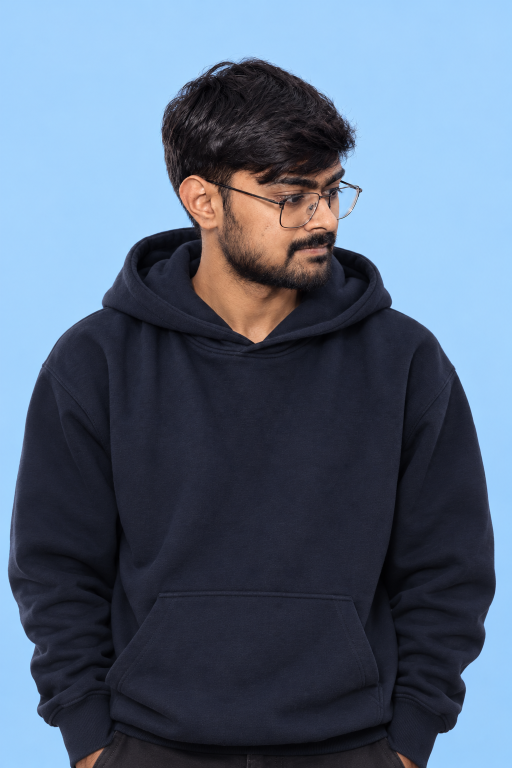
#> input picture currentWebsiteAssets/ashish-hero-v2b.png, 1024 x 1536 px (shown at 1/2 size)
$ python build_hero_v2.py ../../currentWebsiteAssets/ashish-hero-v2b.png ../../currentWebsiteAssets/ashish-hero-v2b.png
#> lines starting #> are read from the running program, lines starting #| are printed output that depends on the picture; after the words box and inside, x2 and y2 are one past the last pixel; in counts of white or black regions, pixels touching at a corner belong together
"""Hero v2 assets from the ChatGPT studio portrait (docs/HERO_ASSET_PROMPT.md, "Hero v2b").
usage: python -I build_hero_v2.py <ashish-hero-v2b.png> <out_dir>

portrait.webp     the photo cut out of its flat blue backdrop, full size (AF box, footer)
silhouette.webp   the same canvas at a third of the size (first paint, and the blurred canvas source)
hero-v2.json      canvas size and the AF box's resting place, in shares of the canvas

The backdrop is one flat colour, so the matte is a colour key, with the backdrop's blue taken back
out of the semi-transparent edge pixels (otherwise the hair gets a pale halo on the ink footer).
Nothing is painted in: the v2b photo already has both arms inside the frame and runs to the waist."""
import sys, os, json
import numpy as np
from PIL import Image, ImageDraw, ImageFilter

src, out = sys.argv[1], sys.argv[2]
os.makedirs(out, exist_ok=True)

C = np.asarray(Image.open(src).convert("RGB"), np.float32)
H, W, _ = C.shape  # 1536 x 1024
#> H = 1536; W = 1024

border = np.concatenate([C[:60].reshape(-1, 3), C[:700, :40].reshape(-1, 3), C[:700, -40:].reshape(-1, 3)])
B = border.mean(0)
#> B = [164, 210.9, 252.4]
d = np.sqrt(((C - B) ** 2).sum(-1))
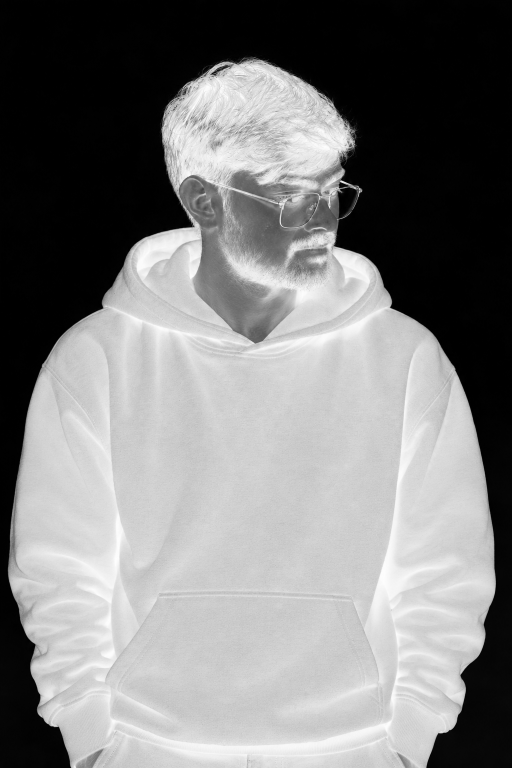
#> d: shape (1536, 1024) float32 (shown at 1/2 size); min 0.4, max 367.5, mean 185.8; drawn with min black and max white


def blur(x, r):
    return np.asarray(Image.fromarray(np.clip(x, 0, 255).astype(np.uint8)).filter(ImageFilter.GaussianBlur(r)), np.float32)


# Solid core, then unmix the edge band against the local foreground colour (spread out from the
# core), so a half-covered hair strand gets half alpha and its own dark colour, not the blue.
core = Image.fromarray(np.where(d > 70, 255, 0).astype(np.uint8)).filter(ImageFilter.MinFilter(5))
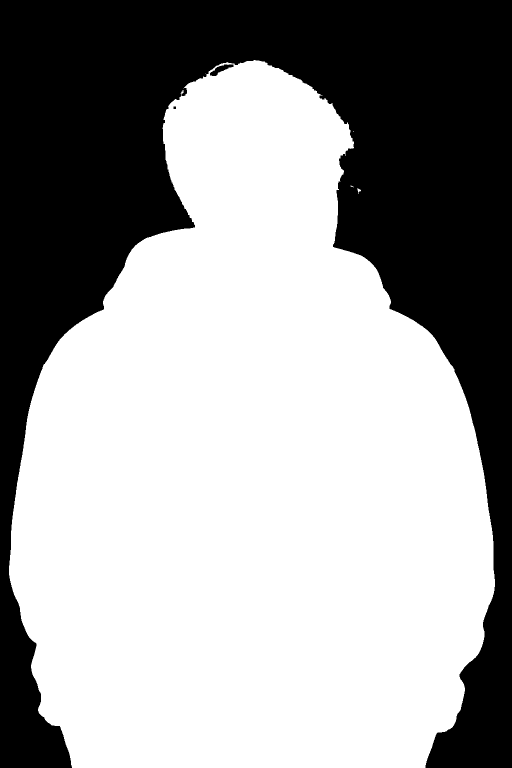
#> core: PIL image 1024x1536 L (shown at 1/2 size); 62.2% white; 3 black regions, box (x1, y1, x2, y2) and area: (0, 0, 1024, 1536) 594613, (420, 129, 467, 152) 451, (347, 213, 352, 218) 25
core = np.asarray(core, np.float32) / 255
k = blur(core * 255, 7)[..., None]
Fg = np.stack([blur(C[..., i] * core, 7) for i in range(3)], -1) / np.maximum(k, 1) * 255
#> call 4 of blur, with r = 7
#> in blur (call 4), `return np.asarray(Image.fromarray(np.clip(x, 0, 255).astype(np.uint8))..`:
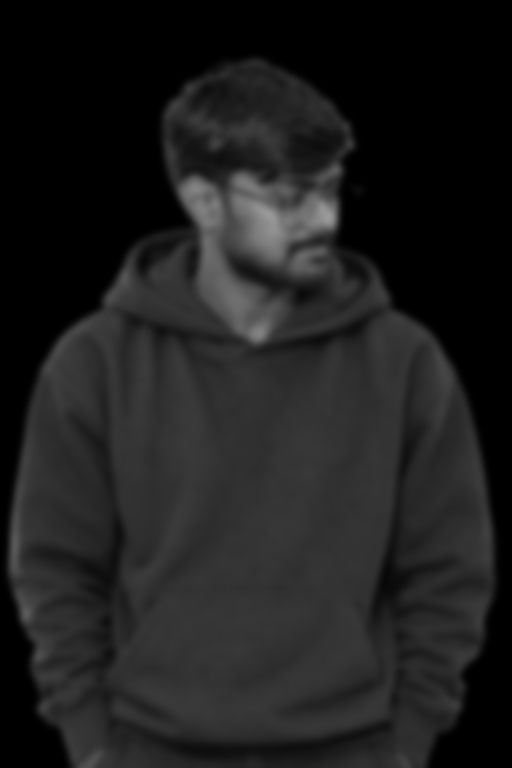
#> returned value: shape (1536, 1024) float32 (shown at 1/2 size); min 0, max 153, mean 30.4
Fg = np.where(k > 4, Fg, np.array([24, 22, 24], np.float32))  # far from any core: hair
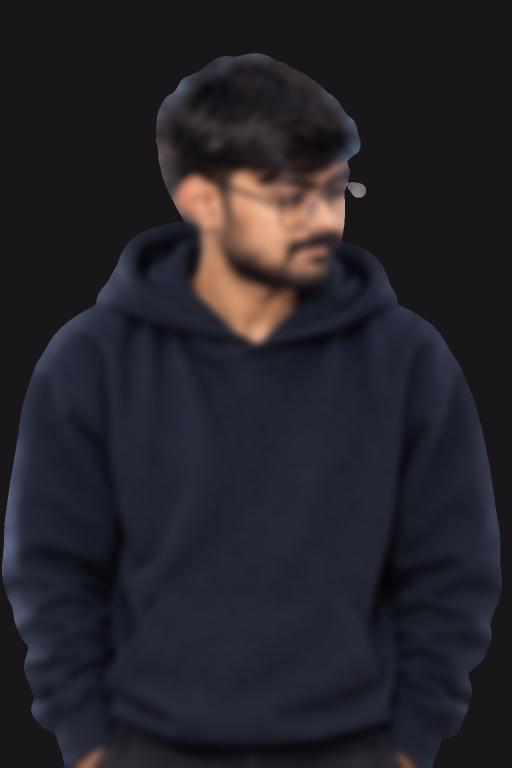
#> Fg: shape (1536, 1024, 3) float32 (shown at 1/2 size); mean of channels 0, 1, 2 36.1, 34.3, 41.1; drawn as R, G, B
v = Fg - B
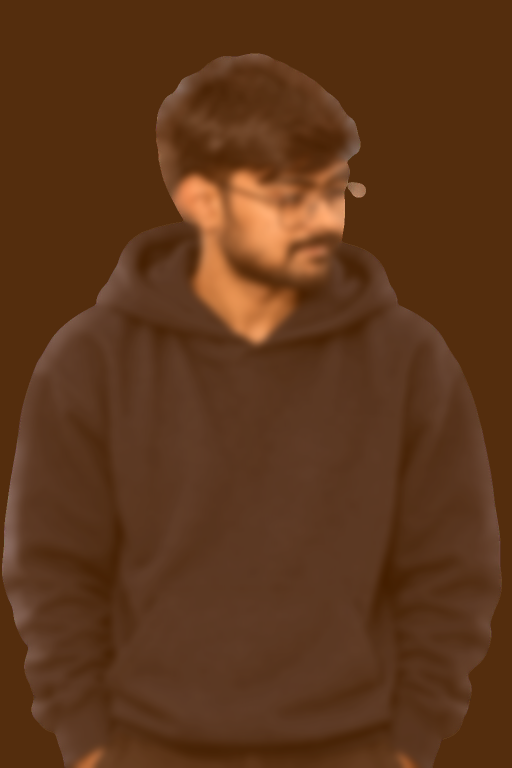
#> v: shape (1536, 1024, 3) float32 (shown at 1/2 size); mean of channels 0, 1, 2 -128.3, -177.3, -211.3; drawn with min black and max white
a = np.clip(((C - B) * v).sum(-1) / np.maximum((v * v).sum(-1), 1), 0, 1)
a = np.where(d < 14, 0, a)
a = np.maximum(a, core)

# backdrop-coloured pixels the outside can't reach are the right lens over the backdrop: glass
bgmask = Image.fromarray(np.where(d < 40, 255, 0).astype(np.uint8)).copy()  # fromarray is read-only; floodfill would no-op
#> bgmask: PIL image 1024x1536 L; 37% white; 56 white regions (53 under 20 px), largest, box (x1, y1, x2, y2) and area: (0, 0, 1024, 1536) 581024, (676, 375, 713, 437) 1421, (678, 365, 697, 376) 115
for seed in [(0, 0), (W - 1, 0), (0, H // 2), (W - 1, H // 2), (0, H - 1), (W - 1, H - 1)]:
    if bgmask.getpixel(seed) == 255:
        ImageDraw.floodfill(bgmask, seed, 128)
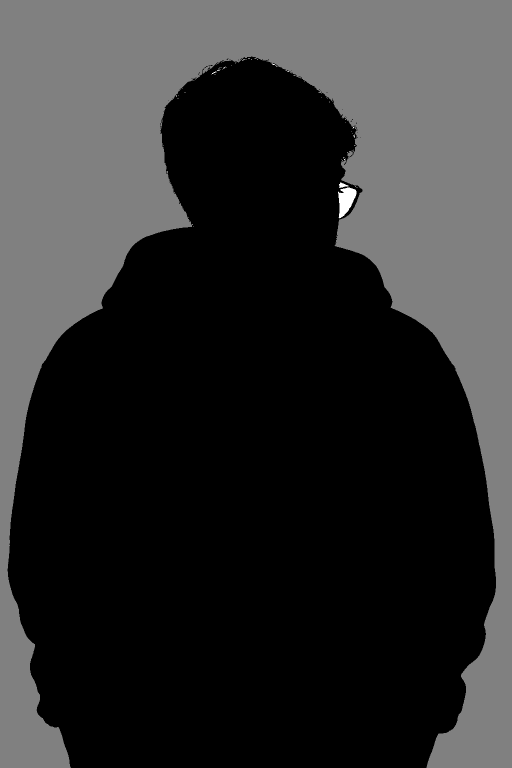
#> bgmask: PIL image 1024x1536 L (shown at 1/2 size); min 0, max 255, mean 47.6
holes = np.asarray(bgmask) == 255
#> holes: shape (1536, 1024) bool; 0.11% white; 68 white regions (66 under 20 px), largest, box (x1, y1, x2, y2) and area: (676, 375, 713, 437) 1421, (678, 365, 697, 376) 115
a[holes] = 0.07
#> a: shape (1536, 1024) float32; min 0, max 1, mean 0.627

# take the backdrop back out of edge pixels; what tint survives there is noise, so drain it
ae = np.maximum(a, 0.08)[..., None]
F = np.clip((C - (1 - ae) * B) / ae, 0, 255)
edge = ((a < 0.97) & (core < 0.5))[..., None]
#> edge: shape (1536, 1024, 1) bool; 37.8% white; 12 white regions (9 under 20 px), largest, box (x1, y1, x2, y2) and area: (0, 0, 1024, 1536) 593314, (420, 129, 467, 152) 372, (364, 176, 374, 192) 94
F = np.where(edge, F * 0.4 + F.mean(-1, keepdims=True) * 0.6, F)
F = np.where(holes[..., None], 236, F)  # the lens reads as a faint sheen on any ground


def save(rgb, alpha, name, size=None):
#> called with name = 'portrait.webp'
    rgba = np.dstack([np.clip(rgb, 0, 255), np.clip(alpha * 255, 0, 255)]).astype(np.uint8)
    im = Image.fromarray(rgba, "RGBA")
    if size:
        im = im.resize(size, Image.LANCZOS)
    im.save(os.path.join(out, name), "WEBP", quality=88, method=6)
    return im.size


save(F, a, "portrait.webp")
small = save(F, a, "silhouette.webp", (W // 3, H // 3))
#> call 2 of save, with name = 'silhouette.webp', size = (341, 512)
#> in save (call 2), `im = im.resize(size, Image.LANCZOS)`:
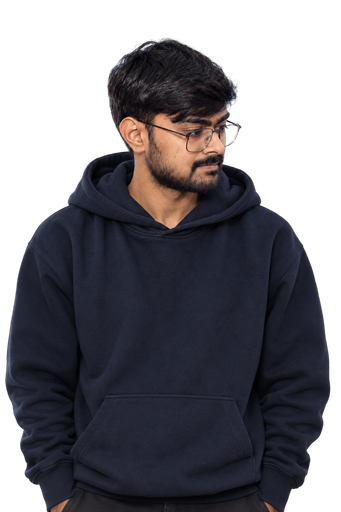
#> im: PIL image 341x512 RGBA; mean R, G, B, A 27, 25.8, 31.8, 159.9; transparent parts drawn white
#> small = (341, 512)

# the AF box at rest: brow to mouth, just inside the ear to the glasses' far rim (source px)
face = {"x0": 403, "y0": 329, "x1": 715, "y1": 531}
meta = {
    "canvas": [W, H],
    "small": list(small),
    "face": {k: round(v / (W if k[0] == "x" else H), 4) for k, v in face.items()},
    "backdrop": [round(v) for v in B],
    "holes": int(holes.sum()),
}
json.dump(meta, open(os.path.join(out, "hero-v2.json"), "w"), indent=2)
print(json.dumps(meta))
#| {"canvas": [1024, 1536], "small": [341, 512], "face": {"x0": 0.3936, "y0": 0.2142, "x1": 0.6982, "y1": 0.3457}, "backdrop": [164, 211, 252], "holes": 1731}
